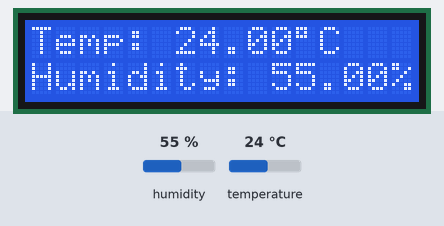
Recording of a sketch running on a simulated Arduino Uno, built with avr-gcc and run on an emulated ATmega328P. Parts: 16×2 character LCD. Inputs (shaded band) come from the test bench; at power-on: humidity 55 %, temperature 24 °C. What the sketch prints to the serial monitor is not drawn.

Above: at 1.2 s.
1.3 s: humidity set to 22 %
At 3.5 s:
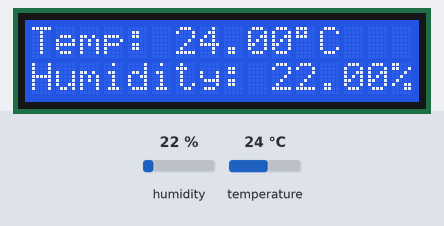
4.0 s: temperature set to 12 °C
At 5.3 s:
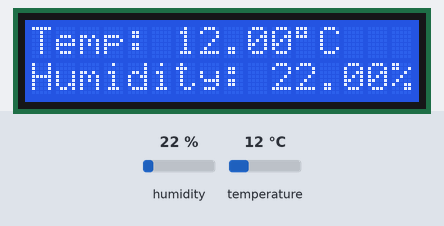
6.7 s: humidity set to 40 %
At 8.7 s:
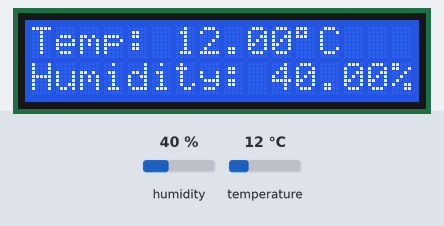
9.7 s: temperature set to 19 °C
At 11.6 s:
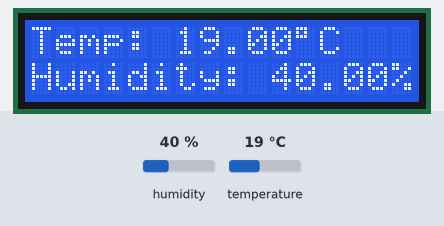
Timing chart, 0 to 13.1 s (numbered marks = the images above; inputs shaded):
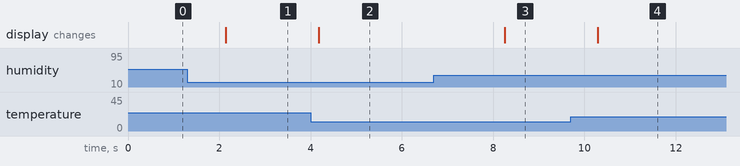

The sketch:

temperatur_luftfeuchtigkeits_messer_mit_display.ino
```cpp
// required adafruits dht library
#include "DHT.h"


// install LiquidCrystal_I2C (https://github.com/johnrickman/LiquidCrystal_I2C). git clone https://github.com/johnrickman/LiquidCrystal_I2C  $HOME/Arduino/libraries/
#include "LiquidCrystal_I2C.h"


#define DHT_PIN 4

#define DHT_TYPE DHT22

#define LCD_ADDRESS 0x3F

// + -> 3V,   out/data -> G4,   - -> GND
DHT dht(DHT_PIN, DHT_TYPE);


// set the LCD number of columns and rows
int lcdColumns = 16;
int lcdRows = 2;


// GND -> GND,  VCC -> V5,  SDA -> G21,   SCL -> G22
// set LCD address, number of columns and rows
LiquidCrystal_I2C lcd(LCD_ADDRESS, lcdColumns, lcdRows);


void setup() {
  Serial.begin(9600);

  dht.begin();


  // initialize LCD
  lcd.init();
  // turn on LCD backlight
  lcd.backlight();

}

void loop() {

  // read humidity
  float humidity  = dht.readHumidity();
  // read temperature in Celsius
  float tempC = dht.readTemperature();

  // float heatIndexC = dht.computeHeatIndex(tempC,  humi, false);

  // check whether the reading is successful or not
  if ( isnan(tempC) || isnan(humidity)) {
    Serial.println("Failed to read from DHT sensor!");
  }
  else {
    lcd.clear();
    lcd.setCursor(0, 0);
    lcd.print("Temp: "+String(tempC)+"\337C");
    lcd.setCursor(0, 1);
    lcd.print("Humidity: "+String(humidity)+"%");

    // output serial monitor
    Serial.println("Temp: "+String(tempC)+"\337C");
    Serial.println("Humidity: "+String(humidity)+"%");
    Serial.println();

  }

  // wait a 2 seconds between readings
  delay(2000);


}
```

Measured:
- after the input at 1.3 s, the display: changes after 0.84 s (image 1)
- after the input at 4.0 s, the display: changes after 0.18 s (image 2)
- after the input at 6.7 s, the display: changes after 1.6 s (image 3)
- after the input at 9.7 s, the display: changes after 0.59 s (image 4)
